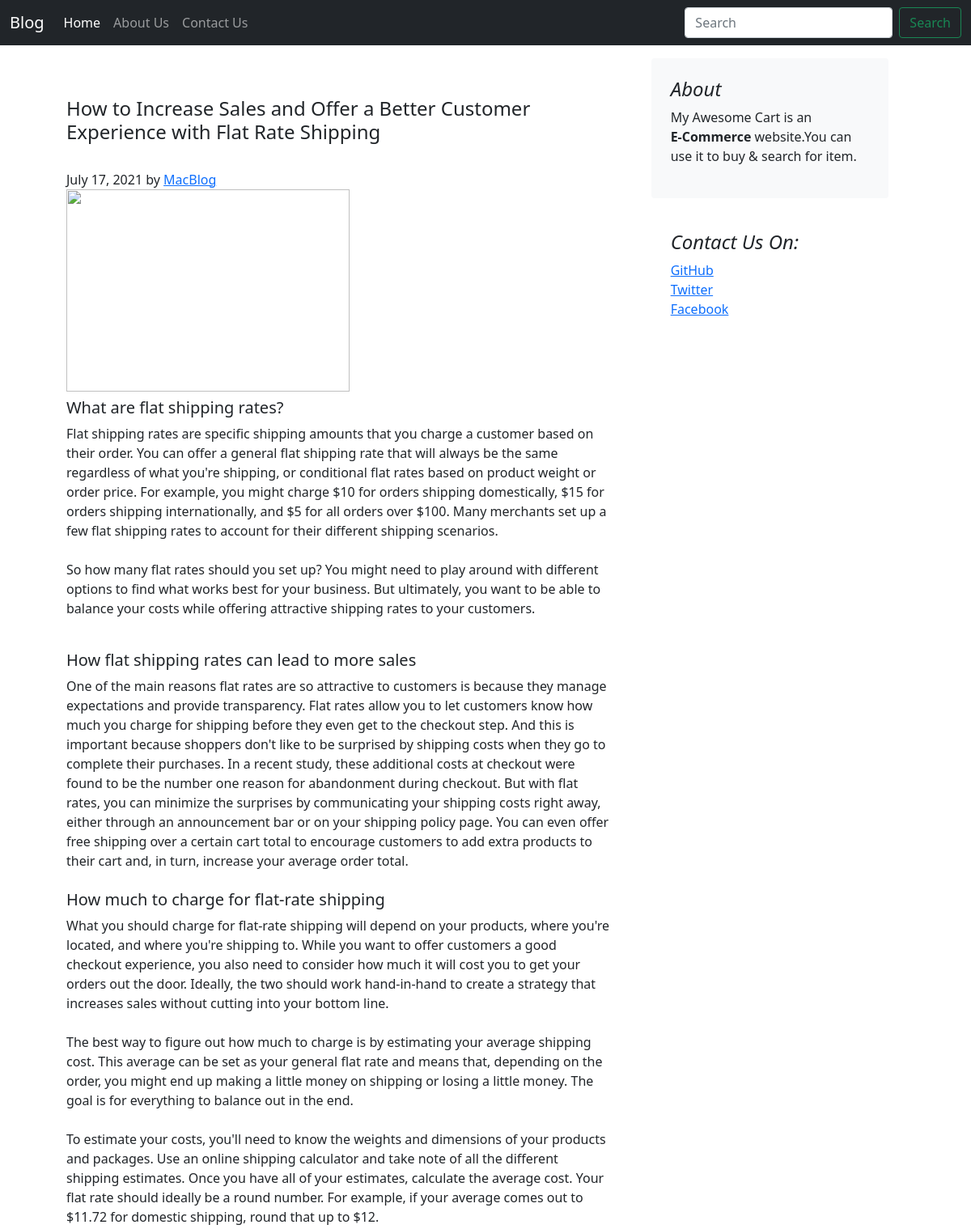
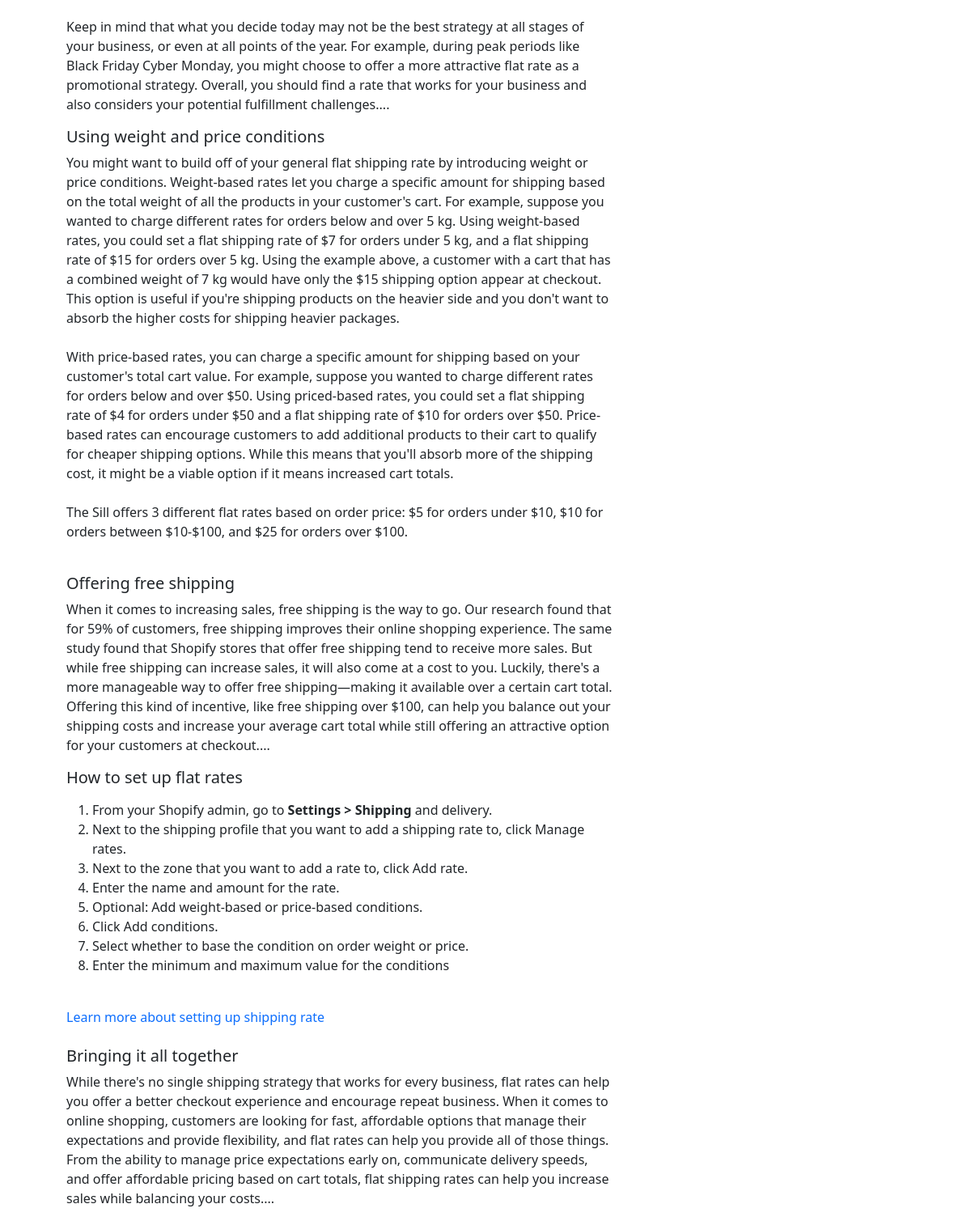
The page /blog/blogpost/1 on the database its author committed (2 pictures, top to bottom).
### blog/models.py (models this page shows, shortened)
class Blogpost(models.Model):
    post_id=models.AutoField(primary_key=True)
    title=models.CharField(max_length=250)
    head0=models.CharField(max_length=500, default='')
    chead0=models.TextField(max_length=5000, default='')
    head1=models.CharField(max_length=500, default='')
    chead1=models.TextField(max_length=5000, default='')
    head2=models.CharField(max_length=500, default='')
    chead2=models.TextField(max_length=5000, default='')
    pub_date=models.DateField()
    thumbnail=CloudinaryField('image')

### blog/views.py (the view)
# urls.py: path('blogpost/<int:id>', views.blogpost, name='blogPost'),
def blogpost(request, id):
    post=Blogpost.objects.filter(post_id=id)[0]
    return render(request, 'blog/blogpost.html', {'post':post})

### blog/templates/blog/blogpost.html (shortened to what this page needs)
{% extends "blog/basic.html"%}
{% block body %}
<div class="container mt-3">
    <div class="row mx-3 g-5">
        <div class="col-md-8">
            <h3 class="pb-4 mb-4 fst-italic">{{post.title|safe}}</h3>
            <p class="blog-post-meta my-0">{{post.pub_date}} by <a href="#">MacBlog</a>
            <div class="col-auto d-none d-lg-block">
                <img src="{{post.thumbnail.url}}" class="bd-placeholder-img" width="350" height="250">
              </div>
            <article class="blog-post">
                <h2 class="blog-post-title">{{post.head0|safe}}</h2>
                <p>{{post.chead0|safe}}... </p>
                <h2>{{post.head1|safe}}</h2>
                <p>{{post.chead1|safe}}... </p>
                <h2>{{post.head2|safe}}</h2>
                <p>{{post.chead2|safe}}...</p>
        </div>
        <div class="col-md-4">
            <div class="position-sticky" style="top: 2rem;">
                <div class="p-4 mb-3 bg-light rounded" style="width: 293px;">
                    <h4 class="fst-italic">About</h4>
                    <p class="mb-0">My Awesome Cart is an <br><b>E-Commerce</b> website.You can use it to buy & search
                        for item.</p>
                </div>
                <div class="p-4">
                    <h4 class="fst-italic">Contact Us On:</h4>
                    <ol class="list-unstyled">
                        <li><a href="#">GitHub</a></li>
                        <li><a href="#">Twitter</a></li>
                        <li><a href="#">Facebook</a></li>
                    </ol>
                </div>
            </div>
        </div>
    </div>
</div>
{% endblock%}

### blog/templates/blog/basic.html (shortened to what this page needs)
<!DOCTYPE html>
<html lang="en">
<head>
    <link href="https://cdn.jsdelivr.net/npm/bootstrap@5.0.1/dist/css/bootstrap.min.css" rel="stylesheet"
>
</head>
<body>
    <nav class="navbar navbar-expand-lg navbar-dark bg-dark">
        <div class="container-fluid">
            <a class="navbar-brand" href="/blog/">Blog</a>
            <div class="collapse navbar-collapse" id="navbarSupportedContent">
                <ul class="navbar-nav me-auto mb-2 mb-lg-0">
                    <li class="nav-item">
                        <a class="nav-link active" aria-current="page" href="/">Home</a>
                    </li>
                    <li class="nav-item">
                        <a class="nav-link" href="/shop/about">About Us</a>
                    </li>
                    <li>
                        <a href="/shop/contact" class="nav-link">Contact Us</a>
                    </li>
                </ul>
                <form class="d-flex">
                    <input class="form-control me-2" type="search" placeholder="Search" aria-label="Search">
                    <button class="btn btn-outline-success" type="submit">Search</button>
                </form>
            </div>
        </div>
    </nav>
    {% block body %}
    {% endblock %}
</body>
</html>

### rows shown on the page
Blogpost: title "How to Increase Sales and Offer a Better Customer Experience with Flat Rate Shipping", pub_date "July 17, 2021", head0 "What are flat shipping rates?", chead0 "Flat shipping rates are specific shipping amounts that you charge a customer based on their order. You can offer a general flat shipping rate that will always be the same regardless of what you're shipping, or conditional flat rates based on product weight or order price. For example, you might charge $10 for orders shipping domestically, $15 for orders shipping internationally, and $5 for all orders over $100. Many merchants set up a few flat shipping rates to account for their different shipping scenarios. So how many flat rates should you set up? You might need to play around with different options to find what works best for your business. But ultimately, you want to be able to balance…", head1 "Using weight and price conditions", chead1 "You might want to build off of your general flat shipping rate by introducing weight or price conditions. Weight-based rates let you charge a specific amount for shipping based on the total weight of all the products in your customer's cart. For example, suppose you wanted to charge different rates for orders below and over 5 kg. Using weight-based rates, you could set a flat shipping rate of $7 for orders under 5 kg, and a flat shipping rate of $15 for orders over 5 kg. Using the example above, a customer with a cart that has a combined weight of 7 kg would have only the $15 shipping option appear at checkout. This option is useful if you're shipping products on the heavier side and you…", head2 "How to set up flat rates", chead2 "From your Shopify admin, go to Settings > Shipping and delivery. Next to the shipping profile that you want to add a shipping rate to, click Manage rates. Next to the zone that you want to add a rate to, click Add rate. Enter the name and amount for the rate. Optional: Add weight-based or price-based conditions. Click Add conditions. Select whether to base the condition on order weight or price. Enter the minimum and maximum value for the conditions Learn more about setting up shipping rate Bringing it all together While there's no single shipping strategy that works for every business, flat rates can help you offer a better checkout experience and encourage repeat business. When it comes…"
